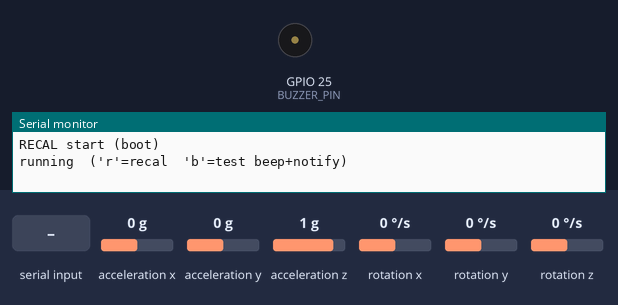
The sketch below on a simulated ESP32. Parts: buzzer (waves = sounding, pin HIGH), the last lines printed to the serial monitor. Wiring (inferred from the names in the program): MPU-6050 motion sensor at I2C address 0x68. The inputs (shaded band) are chosen by the test bench; at power-on: rotation x 0 °/s, acceleration x 0 g, acceleration y 0 g, acceleration z 1 g, rotation y 0 °/s, rotation z 0 °/s. Nothing arrives over Bluetooth unless stated; a phone connects over Bluetooth LE 3 s after start.

Above: at 1.5 s.
1.6 s: "b" received over Serial
At 1.86 s:
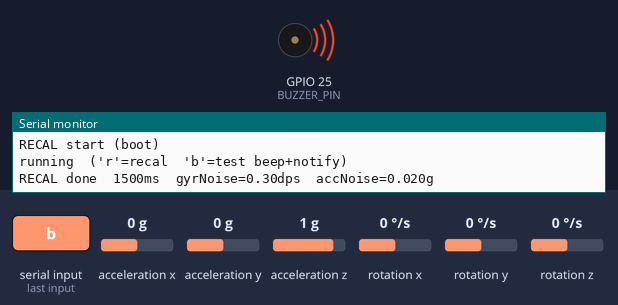
3.4 s: rotation x set to -192 °/s
At 4.4 s:
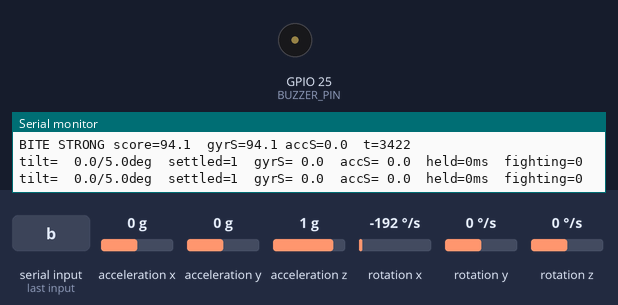
Timing chart, 0 to 6.4 s (numbered marks = the images above; inputs shaded):
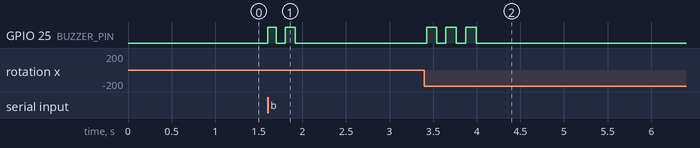

Measured:
- after the input at 1.6 s, GPIO 25 (BUZZER_PIN): alternates HIGH for 0.11 s and LOW for 0.10 s, 4 changes in all, then stays LOW, starting at once
- after the input at 3.4 s, GPIO 25 (BUZZER_PIN): alternates HIGH for 0.12 s and LOW for 0.10 s, 6 changes in all, then stays LOW, starting at once

The sketch:

FishBite.ino
```cpp
#include <Arduino.h>
#include <Wire.h>

#define ENABLE_BLE   1
#define ENABLE_NTFY  0
#define DEBUG_ORIENT 1

#if ENABLE_BLE
#include <BLEDevice.h>
#include <BLEServer.h>
#include <BLE2902.h>
#endif

#define MPU_ADDR   0x68
#define BUZZER_PIN 25

#define REG_SMPLRT_DIV   0x19
#define REG_CONFIG       0x1A
#define REG_GYRO_CONFIG  0x1B
#define REG_ACCEL_CONFIG 0x1C
#define REG_PWR_MGMT_1   0x6B
#define REG_WHO_AM_I     0x75

const float GYRO_LSB_PER_DPS = 65.5f;
const float ACC_LSB_PER_G    = 8192.0f;

const uint32_t SAMPLE_INTERVAL_MS = 10;
const uint32_t MUTE_MS            = 3000;

const float   JERK_SMOOTH_ALPHA = 0.30f;
const float   NOISE_ALPHA       = 0.01f;
const float   NOISE_UPDATE_MAX  = 3.0f;
const float   GYR_JERK_FLOOR    = 0.30f;
const float   ACC_JERK_FLOOR    = 0.02f;
const float   TRIG_SCORE        = 9.0f;
const float   STRONG_SCORE      = 40.0f;
const uint8_t PERSIST_N         = 3;

const uint32_t RECAL_MIN_MS     = 1500;
const uint32_t RECAL_MAX_MS     = 10000;
const float    RECAL_ALPHA      = 0.20f;
const float    RECAL_STABLE_PCT = 0.05f;

const float    ACC_SMOOTH_ALPHA = 0.02f;
const float    TILT_LIMIT_DEG   = 5.0f;
const float    COS_TILT_LIMIT   = 0.9962f;
const float    GYR_SETTLE_SCORE = 4.0f;
const uint32_t ORIENT_HOLD_MS   = 2000;

const uint8_t  I2C_FAIL_LIMIT   = 5;

const float    FIGHT_TILT_DEG      = 45.0f;
const float    COS_FIGHT_TILT      = 0.7071f;
const uint32_t FIGHT_START_HOLD_MS = 8000;
const uint32_t FIGHT_END_HOLD_MS   = 5000;

struct JerkChannel {
  float prevMag;
  float jerk;
  float noise;
  float floorVal;
  float score;
  bool  init;
};

JerkChannel gyrCh = {0, 0, GYR_JERK_FLOOR, GYR_JERK_FLOOR, 0, false};
JerkChannel accCh = {0, 0, ACC_JERK_FLOOR, ACC_JERK_FLOOR, 0, false};

struct RecalState {
  bool     active;
  uint32_t start;
  float    lastNoiseCheck;
  uint32_t nextNoiseCheck;
};

struct Orientation {
  float    sax, say, saz;
  bool     accInit;
  float    refX, refY, refZ;
  bool     refValid;
  uint32_t offSince;
};

struct FightState {
  bool     active;
  uint32_t aboveSince;
  uint32_t belowSince;
  uint32_t startMs;
};

RecalState  recal  = {false, 0, 0, 0};
Orientation orient = {0, 0, 0, false, 0, 0, 0, false, 0};
FightState  fight  = {false, 0, 0, 0};

uint32_t lastSample = 0;
uint32_t alertUntil = 0;
uint8_t  overCount  = 0;
uint8_t  i2cFails   = 0;

uint8_t  beepsPending = 0;
bool     buzzerOn     = false;
uint32_t beepToggleAt = 0;
uint32_t beepOnMs = 0, beepOffMs = 0;

#if ENABLE_BLE
BLECharacteristic *bleTx = nullptr;
volatile bool bleConnected = false;

class ServerCB : public BLEServerCallbacks {
  void onConnect(BLEServer *)     override { bleConnected = true; }
  void onDisconnect(BLEServer *s) override { bleConnected = false; s->getAdvertising()->start(); }
};

void bleInit() {
  BLEDevice::init("FishBite");
  BLEServer *srv = BLEDevice::createServer();
  srv->setCallbacks(new ServerCB());
  BLEService *svc = srv->createService("6E400001-B5A3-F393-E0A9-E50E24DCCA9E");
  bleTx = svc->createCharacteristic("6E400003-B5A3-F393-E0A9-E50E24DCCA9E",
                                    BLECharacteristic::PROPERTY_NOTIFY);
  bleTx->addDescriptor(new BLE2902());
  svc->start();
  srv->getAdvertising()->addServiceUUID(svc->getUUID());
  srv->getAdvertising()->start();
}

void bleNotify(const char *msg) {
  if (bleConnected && bleTx) {
    bleTx->setValue((uint8_t *)msg, strlen(msg));
    bleTx->notify();
  }
}
#else
void bleInit() {}
void bleNotify(const char *) {}
#endif

bool mpuWriteReg(uint8_t reg, uint8_t val) {
  Wire.beginTransmission(MPU_ADDR);
  Wire.write(reg);
  Wire.write(val);
  return Wire.endTransmission(true) == 0;
}

bool mpuInit() {
  Wire.beginTransmission(MPU_ADDR);
  Wire.write(REG_WHO_AM_I);
  bool ok = (Wire.endTransmission(false) == 0) &&
            (Wire.requestFrom((uint8_t)MPU_ADDR, (uint8_t)1) == 1);
  if (ok) {
    uint8_t who = Wire.read();
    if (who != 0x68) {
      Serial.printf("WHO_AM_I=0x%02X (clone/6500? continuing)\n", who);
    }
  }
  ok &= mpuWriteReg(REG_PWR_MGMT_1,   0x01);
  delay(50);
  ok &= mpuWriteReg(REG_CONFIG,       0x03);
  ok &= mpuWriteReg(REG_SMPLRT_DIV,   9);
  ok &= mpuWriteReg(REG_GYRO_CONFIG,  0x08);
  ok &= mpuWriteReg(REG_ACCEL_CONFIG, 0x08);
  return ok;
}

bool readIMU(int16_t &ax, int16_t &ay, int16_t &az,
             int16_t &gx, int16_t &gy, int16_t &gz) {
  Wire.beginTransmission(MPU_ADDR);
  Wire.write(0x3B);
  if (Wire.endTransmission(false) != 0) {
    return false;
  }
  if (Wire.requestFrom((uint8_t)MPU_ADDR, (uint8_t)14) != 14) {
    return false;
  }

  ax = Wire.read() << 8 | Wire.read();
  ay = Wire.read() << 8 | Wire.read();
  az = Wire.read() << 8 | Wire.read();
  Wire.read(); Wire.read();
  gx = Wire.read() << 8 | Wire.read();
  gy = Wire.read() << 8 | Wire.read();
  gz = Wire.read() << 8 | Wire.read();
  return true;
}

void updateChannel(JerkChannel &c, float mag, bool muted, bool fastAdapt) {
  if (!c.init) {
    c.prevMag = mag;
    c.jerk = 0;
    c.score = 0;
    c.init = true;
    return;
  }
  float j = fabsf(mag - c.prevMag);
  c.prevMag = mag;
  c.jerk += JERK_SMOOTH_ALPHA * (j - c.jerk);

  float nAlpha = fastAdapt ? RECAL_ALPHA : NOISE_ALPHA;
  if (fastAdapt || (!muted && c.jerk < NOISE_UPDATE_MAX * c.noise)) {
    c.noise += nAlpha * (c.jerk - c.noise);
    if (c.noise < c.floorVal) {
      c.noise = c.floorVal;
    }
  }
  c.score = c.jerk / c.noise;
}

void recalibrate(uint32_t now, const char *reason) {
  gyrCh.init = false;  gyrCh.noise = GYR_JERK_FLOOR;
  accCh.init = false;  accCh.noise = ACC_JERK_FLOOR;
  overCount = 0;

  recal.active         = true;
  recal.start          = now;
  recal.lastNoiseCheck = 0;
  recal.nextNoiseCheck = now + 500;

  orient.offSince = 0;
  alertUntil      = now + RECAL_MAX_MS;

  fight.active     = false;
  fight.aboveSince = 0;
  fight.belowSince = 0;

  Serial.printf("RECAL start (%s)\n", reason);
}

void captureOrientationRef() {
  float m = sqrtf(orient.sax*orient.sax + orient.say*orient.say + orient.saz*orient.saz);
  if (m < 0.5f) {
    return;
  }
  orient.refX = orient.sax / m;
  orient.refY = orient.say / m;
  orient.refZ = orient.saz / m;
  orient.refValid = true;
}

void updateOrientationSmoothing(float axg, float ayg, float azg) {
  float aAlpha = recal.active ? RECAL_ALPHA : ACC_SMOOTH_ALPHA;
  if (!orient.accInit) {
    orient.sax = axg; orient.say = ayg; orient.saz = azg;
    orient.accInit = true;
  }
  else {
    orient.sax += aAlpha * (axg - orient.sax);
    orient.say += aAlpha * (ayg - orient.say);
    orient.saz += aAlpha * (azg - orient.saz);
  }
}

void checkRecalConvergence(uint32_t now) {
  if (now >= recal.nextNoiseCheck) {
    float delta  = fabsf(gyrCh.noise - recal.lastNoiseCheck);
    bool  stable = (recal.lastNoiseCheck > 0) &&
                   (delta < RECAL_STABLE_PCT * recal.lastNoiseCheck);
    recal.lastNoiseCheck = gyrCh.noise;
    recal.nextNoiseCheck = now + 500;

    if (stable && (now - recal.start) >= RECAL_MIN_MS) {
      recal.active = false;
      alertUntil   = now;
      captureOrientationRef();
      Serial.printf("RECAL done  %lums  gyrNoise=%.2fdps  accNoise=%.3fg\n",
                    now - recal.start, gyrCh.noise, accCh.noise);
      bleNotify("READY");
    }
  }
  if (recal.active && (now - recal.start) >= RECAL_MAX_MS) {
    recal.active = false;
    alertUntil   = now;
    captureOrientationRef();
    Serial.printf("RECAL timeout  gyrNoise=%.2f\n", gyrCh.noise);
    bleNotify("READY");
  }
}

bool checkRepositioning(uint32_t now, float tiltDeg, bool tilted, bool settled) {
  if (tilted && settled) {
    if (orient.offSince == 0) {
      orient.offSince = now;
    }
    else if (now - orient.offSince >= ORIENT_HOLD_MS) {
      Serial.printf("Rod moved %.1f deg - auto-recal\n", tiltDeg);
      recalibrate(now, "orientation");
      return true;
    }
  }
  else {
    orient.offSince = 0;
  }
  return false;
}

void updateFightState(uint32_t now, float dot) {
  bool fightTilted = (dot < COS_FIGHT_TILT);
  if (fightTilted) {
    if (fight.aboveSince == 0) {
      fight.aboveSince = now;
    }
    fight.belowSince = 0;
    if (!fight.active && (now - fight.aboveSince) >= FIGHT_START_HOLD_MS) {
      fight.active  = true;
      fight.startMs = fight.aboveSince;
      bleNotify("FIGHT START");
      Serial.println("FIGHT START");
    }
    return;
  }

  fight.aboveSince = 0;
  if (!fight.active) {
    return;
  }

  if (fight.belowSince == 0) {
    fight.belowSince = now;
  }
  if (now - fight.belowSince >= FIGHT_END_HOLD_MS) {
    fight.active = false;
    uint32_t durationS = (fight.belowSince - fight.startMs) / 1000;
    char fmsg[32];
    snprintf(fmsg, sizeof fmsg, "FIGHT END dur=%lus", (unsigned long)durationS);
    bleNotify(fmsg);
    Serial.println(fmsg);
    fight.belowSince = 0;
  }
}

bool updateOrientationAndFight(uint32_t now) {
  if (!orient.refValid) {
    return false;
  }

  float m = sqrtf(orient.sax*orient.sax + orient.say*orient.say + orient.saz*orient.saz);
  if (m <= 0.5f) {
    return false;
  }

  float dot = (orient.sax/m)*orient.refX + (orient.say/m)*orient.refY + (orient.saz/m)*orient.refZ;
  if (dot > 1.0f) {
    dot = 1.0f;
  }
  if (dot < -1.0f) {
    dot = -1.0f;
  }

  float tiltDeg = acosf(dot) * 57.2958f;
  bool  tilted  = (dot < COS_TILT_LIMIT);
  bool  settled = (gyrCh.score < GYR_SETTLE_SCORE);

#if DEBUG_ORIENT
  static uint32_t lastDbg = 0;
  if (now - lastDbg >= 500) {
    lastDbg = now;
    Serial.printf("tilt=%5.1f/%.1fdeg  settled=%d  gyrS=%4.1f  accS=%4.1f  held=%lums  fighting=%d\n",
                  tiltDeg, TILT_LIMIT_DEG, settled ? 1 : 0,
                  gyrCh.score, accCh.score,
                  orient.offSince ? (now - orient.offSince) : 0,
                  fight.active ? 1 : 0);
  }
#endif

  if (checkRepositioning(now, tiltDeg, tilted, settled)) {
    return true;
  }

  updateFightState(now, dot);
  return false;
}

void startBeeps(uint8_t n, uint32_t onMs, uint32_t offMs) {
  beepOnMs = onMs;
  beepOffMs = offMs;
  digitalWrite(BUZZER_PIN, HIGH);
  buzzerOn = true;
  beepToggleAt = millis() + onMs;
  beepsPending = n - 1;
}

void serviceBeeps(uint32_t now) {
  if (!buzzerOn && beepsPending == 0) {
    return;
  }
  if ((int32_t)(now - beepToggleAt) < 0) {
    return;
  }
  if (buzzerOn) {
    digitalWrite(BUZZER_PIN, LOW);
    buzzerOn = false;
    beepToggleAt = now + beepOffMs;
  }
  else if (beepsPending > 0) {
    digitalWrite(BUZZER_PIN, HIGH);
    buzzerOn = true;
    beepToggleAt = now + beepOnMs;
    beepsPending--;
  }
}

void setup() {
  Serial.begin(9600);
  delay(300);

  pinMode(BUZZER_PIN, OUTPUT);
  digitalWrite(BUZZER_PIN, LOW);

  Wire.begin();
  Wire.setClock(400000);
  Wire.setTimeOut(5);

  if (!mpuInit()) {
    Serial.println("WARN: MPU6050 init incomplete - check wiring");
  }

  bleInit();

  lastSample = millis();
  recalibrate(lastSample, "boot");
  Serial.println("running  ('r'=recal  'b'=test beep+notify)");
}

void loop() {
  uint32_t now = millis();
  serviceBeeps(now);

  while (Serial.available()) {
    char c = Serial.read();
    if (c == 'r' || c == 'R') {
      recalibrate(now, "manual");
    }
    if (c == 'b' || c == 'B') {
      startBeeps(2, 100, 100);
      bleNotify("TEST");
    }
  }

  if ((int32_t)(now - lastSample) < (int32_t)SAMPLE_INTERVAL_MS) {
    return;
  }
  lastSample += SAMPLE_INTERVAL_MS;
  if ((int32_t)(now - lastSample) > 250) {
    lastSample = now;
  }

  int16_t ax, ay, az, gx, gy, gz;
  if (!readIMU(ax, ay, az, gx, gy, gz)) {
    if (++i2cFails >= I2C_FAIL_LIMIT) {
      Serial.println("I2C fail - reinitializing sensor");
      Wire.begin();
      Wire.setClock(400000);
      Wire.setTimeOut(5);
      mpuInit();
      recalibrate(now, "i2c recovery");
      i2cFails = 0;
    }
    return;
  }
  i2cFails = 0;

  float gmag = sqrtf((float)gx*gx + (float)gy*gy + (float)gz*gz) / GYRO_LSB_PER_DPS;
  float axg = ax / ACC_LSB_PER_G;
  float ayg = ay / ACC_LSB_PER_G;
  float azg = az / ACC_LSB_PER_G;
  float amag = sqrtf(axg*axg + ayg*ayg + azg*azg);

  updateOrientationSmoothing(axg, ayg, azg);

  bool muted = (now < alertUntil);
  updateChannel(gyrCh, gmag, muted, recal.active);
  updateChannel(accCh, amag, muted, recal.active);

  if (recal.active) {
    checkRecalConvergence(now);
    return;
  }

  if (updateOrientationAndFight(now)) {
    return;
  }

  if (muted) {
    overCount = 0;
    return;
  }

  float combined = gyrCh.score + accCh.score;
  overCount = (combined > TRIG_SCORE) ? (uint8_t)(overCount + 1) : 0;

  if (overCount >= PERSIST_N) {
    overCount  = 0;
    alertUntil = now + MUTE_MS;
    bool strong = (combined > STRONG_SCORE);
    if (strong) {
      startBeeps(3, 120, 100);
    }
    else {
      startBeeps(1, 350, 0);
    }

    char msg[48];
    snprintf(msg, sizeof msg, "BITE %s score=%.1f",
             strong ? "STRONG" : "nibble", combined);
    bleNotify(msg);
    Serial.printf("%s  gyrS=%.1f accS=%.1f  t=%lu\n",
                  msg, gyrCh.score, accCh.score, now);
  }
}
```
